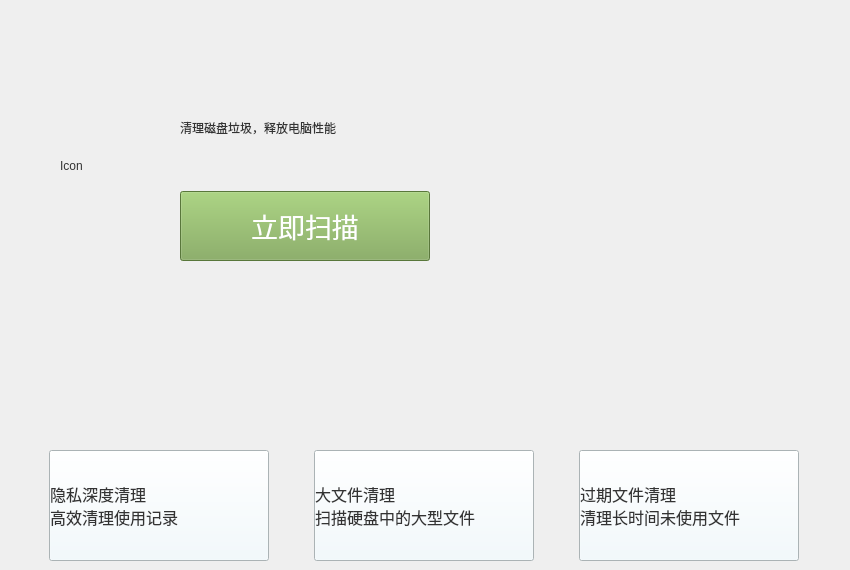
                    <widget class="QWidget" name="cleaner_page_main">
                     <widget class="QLabel" name="Icon_Placeholder">
                      <property name="geometry">
                       <rect>
                        <x>60</x>
                        <y>110</y>
                        <width>81</width>
                        <height>111</height>
                       </rect>
                      </property>
                      <property name="styleSheet">
                       <string notr="true">font: 20pt &quot;Noto Mono&quot;;
color: rgb(51, 51, 51);</string>
                      </property>
                      <property name="text">
                       <string>Icon</string>
                      </property>
                     </widget>
                     <widget class="QWidget" name="layoutWidget">
                      <property name="geometry">
                       <rect>
                        <x>180</x>
                        <y>70</y>
                        <width>471</width>
                        <height>191</height>
                       </rect>
                      </property>
                      <layout class="QVBoxLayout" name="verticalLayout_12">
                       <item>
                        <widget class="QLabel" name="common_cleaner_prompt">
                         <property name="sizePolicy">
                          <sizepolicy hsizetype="Fixed" vsizetype="Preferred">
                           <horstretch>0</horstretch>
                           <verstretch>0</verstretch>
                          </sizepolicy>
                         </property>
                         <property name="styleSheet">
                          <string notr="true">font: 22pt &quot;Noto Mono&quot;;
color: rgb(51, 51, 51);</string>
                         </property>
                         <property name="text">
                          <string>清理磁盘垃圾，释放电脑性能</string>
                         </property>
                        </widget>
                       </item>
                       <item>
                        <widget class="QPushButton" name="cleaner_sub_button_tiggerClean">
                         <property name="sizePolicy">
                          <sizepolicy hsizetype="Fixed" vsizetype="Fixed">
                           <horstretch>0</horstretch>
                           <verstretch>0</verstretch>
                          </sizepolicy>
                         </property>
                         <property name="minimumSize">
                          <size>
                           <width>0</width>
                           <height>0</height>
                          </size>
                         </property>
                         <property name="maximumSize">
                          <size>
                           <width>250</width>
                           <height>70</height>
                          </size>
                         </property>
                         <property name="baseSize">
                          <size>
                           <width>0</width>
                           <height>0</height>
                          </size>
                         </property>
                         <property name="styleSheet">
                          <string notr="true">QPushButton {
	background-color: rgb(124,166,82);
}
QPushButton:hover {
	background-color: rgb(171,228,113);
}
QPushButton:pressed {	
	background-color: rgb(87,116,57);
}
QPushButton {
	font-size:20pt; color: rgb(255, 255, 255);
}</string>
                         </property>
                         <property name="text">
                          <string>立即扫描</string>
                         </property>
                        </widget>
                       </item>
                      </layout>
                     </widget>
                     <widget class="QWidget" name="layoutWidget">
                      <property name="geometry">
                       <rect>
                        <x>10</x>
                        <y>450</y>
                        <width>831</width>
                        <height>111</height>
                       </rect>
                      </property>
                      <layout class="QHBoxLayout" name="page_cleaner_bottom_hor_layout">
                       <item>
                        <widget class="QPushButton" name="cleaner_sub_go2privScan">
                         <property name="sizePolicy">
                          <sizepolicy hsizetype="Fixed" vsizetype="Fixed">
                           <horstretch>0</horstretch>
                           <verstretch>0</verstretch>
                          </sizepolicy>
                         </property>
                         <property name="maximumSize">
                          <size>
                           <width>220</width>
                           <height>170</height>
                          </size>
                         </property>
                         <property name="styleSheet">
                          <string notr="true">QPushButton {
background-color: rgb(240, 250, 254);
	font-size:12pt; color: rgb(51, 51, 51);
text-align: left;
}
QPushButton:hover {
	background-color: rgb(192, 192, 192);
}
QPushButton:pressed {	
	background-color: rgb(230, 230, 230);
}</string>
                         </property>
                         <property name="text">
                          <string>隐私深度清理
高效清理使用记录</string>
                         </property>
                         <property name="flat">
                          <bool>false</bool>
                         </property>
                        </widget>
                       </item>
                       <item>
                        <widget class="QPushButton" name="cleaner_sub_go2hugeScan">
                         <property name="sizePolicy">
                          <sizepolicy hsizetype="Fixed" vsizetype="Fixed">
                           <horstretch>0</horstretch>
                           <verstretch>0</verstretch>
                          </sizepolicy>
                         </property>
                         <property name="maximumSize">
                          <size>
                           <width>220</width>
                           <height>170</height>
                          </size>
                         </property>
                         <property name="styleSheet">
                          <string notr="true">QPushButton {
background-color: rgb(240, 250, 254);
	font-size:12pt; color: rgb(51, 51, 51);
text-align: left;
}
QPushButton:hover {
	background-color: rgb(192, 192, 192);
}
QPushButton:pressed {	
	background-color: rgb(230, 230, 230);
}</string>
                         </property>
                         <property name="text">
                          <string>大文件清理
扫描硬盘中的大型文件</string>
                         </property>
                        </widget>
                       </item>
                       <item>
                        <widget class="QPushButton" name="cleaner_sub_go2outdScan">
                         <property name="sizePolicy">
                          <sizepolicy hsizetype="Fixed" vsizetype="Fixed">
                           <horstretch>0</horstretch>
                           <verstretch>0</verstretch>
                          </sizepolicy>
                         </property>
                         <property name="maximumSize">
                          <size>
                           <width>220</width>
                           <height>170</height>
                          </size>
                         </property>
                         <property name="styleSheet">
                          <string notr="true">QPushButton {
background-color: rgb(240, 250, 254);
	font-size:12pt; color: rgb(51, 51, 51);
text-align: left;
}
QPushButton:hover {
	background-color: rgb(192, 192, 192);
}
QPushButton:pressed {	
	background-color: rgb(230, 230, 230);
}</string>
                         </property>
                         <property name="text">
                          <string>过期文件清理
清理长时间未使用文件</string>
                         </property>
                        </widget>
                       </item>
                      </layout>
                     </widget>
                    </widget>
